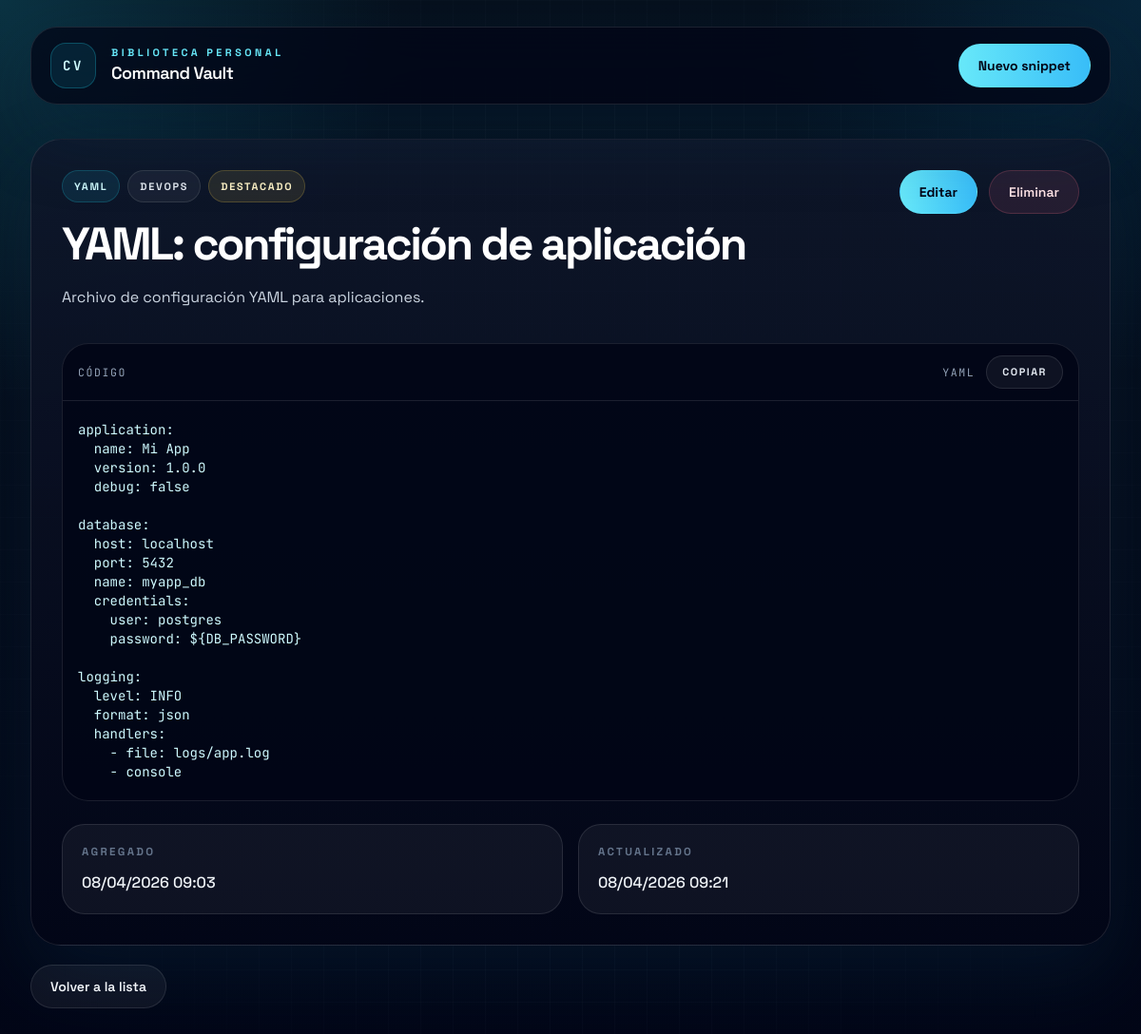
Page /snippet/109/ on the committed database.
### vault/models.py (models this page shows, shortened)
class Snippet(models.Model):
    LENGUAJES = [
        ('python', 'Python'),
        ('javascript', 'JavaScript'),
        ('html', 'HTML'),
        ('css', 'CSS'),
        ('bash', 'Bash'),
        ('sql', 'SQL'),
        ('django', 'Django'),
        ('git', 'Git'),
        ('docker', 'Docker'),
        ('regex', 'Regex'),
        ('json', 'JSON'),
        ('yaml', 'YAML'),
    ]
    CATEGORIAS = [
        ('backend', 'Backend'),
        ('frontend', 'Frontend'),
        ('database', 'Base de datos'),
        ('devops', 'DevOps'),
        ('utils', 'Utilidades'),
    ]
    titulo = models.CharField(max_length=120)
    lenguaje = models.CharField(max_length=20, choices=LENGUAJES)
    categoria = models.CharField(max_length=20, choices=CATEGORIAS)
    descripcion = models.TextField()
    codigo = models.TextField()
    destacado = models.BooleanField(default=False)
    creado_en = models.DateTimeField(auto_now_add=True)
    actualizado_en = models.DateTimeField(auto_now=True)
    class Meta:
        ordering = ['-creado_en']
        verbose_name = 'Snippet'
        verbose_name_plural = 'Snippets'

### vault/views.py (the view)
# urls.py: path('snippet/<int:pk>/', views.snippet_detail, name='snippet_detail'),
def snippet_detail(request, pk):
    snippet = get_object_or_404(Snippet, pk=pk)
    return render(request, 'vault/snippet_detail.html', {'snippet': snippet})

### vault/templates/vault/snippet_detail.html (shortened to what this page needs)
{% extends 'vault/base.html' %}
{% block content %}
<section class="space-y-5">
    <article class="rounded-[32px] border border-white/10 bg-[linear-gradient(180deg,rgba(15,23,42,0.9),rgba(2,6,23,0.96))] p-6 shadow-glow sm:p-8">
        <div class="flex flex-col gap-6 lg:flex-row lg:items-start lg:justify-between">
            <div class="max-w-3xl">
                <div class="flex flex-wrap gap-2">
                    <span class="rounded-full border border-cyan-400/20 bg-cyan-400/10 px-3 py-2 text-[0.68rem] font-bold uppercase tracking-[0.16em] text-cyan-100">{{ snippet.get_lenguaje_display }}</span>
                    <span class="rounded-full border border-white/10 bg-white/5 px-3 py-2 text-[0.68rem] font-bold uppercase tracking-[0.16em] text-slate-200">{{ snippet.get_categoria_display }}</span>
                    {% if snippet.destacado %}
                        <span class="rounded-full border border-amber-300/20 bg-amber-300/10 px-3 py-2 text-[0.68rem] font-bold uppercase tracking-[0.16em] text-amber-100">Destacado</span>
                    {% endif %}
                </div>
                <div class="mt-5">
                    <h1 class="text-4xl font-bold tracking-[-0.05em] text-white sm:text-5xl">{{ snippet.titulo }}</h1>
                    <p class="mt-4 text-base leading-8 text-slate-300">{{ snippet.descripcion }}</p>
                </div>
            </div>
            <div class="flex flex-wrap gap-3">
                <a href="{% url 'snippet_update' snippet.pk %}" class="inline-flex items-center justify-center rounded-full border border-cyan-300/20 bg-gradient-to-r from-cyan-300 to-sky-400 px-5 py-3 text-sm font-bold text-slate-950 transition hover:-translate-y-0.5">Editar</a>
                <a href="{% url 'snippet_delete' snippet.pk %}" class="inline-flex items-center justify-center rounded-full border border-rose-400/20 bg-rose-400/10 px-5 py-3 text-sm font-semibold text-rose-100 transition hover:-translate-y-0.5 hover:bg-rose-400/15">Eliminar</a>
            </div>
        </div>
        <div class="mt-8 overflow-hidden rounded-[28px] border border-white/10 bg-slate-950/90">
            <div class="flex items-center justify-between gap-4 border-b border-white/10 px-4 py-3 font-mono text-[0.72rem] uppercase tracking-[0.14em] text-slate-400">
                <span>Código</span>
                <div class="flex items-center gap-3">
                    <span>{{ snippet.get_lenguaje_display }}</span>
                    <button
                        type="button"
                        class="inline-flex min-w-22 items-center justify-center rounded-full border border-white/10 bg-white/5 px-4 py-2 font-sans text-[0.68rem] font-bold uppercase tracking-[0.14em] text-slate-200 transition hover:-translate-y-0.5 hover:border-cyan-300/30 hover:bg-cyan-300/10"
                        data-copy-button
                        data-copy-source="#snippet-code-{{ snippet.pk }}"
                        aria-label="Copiar código de {{ snippet.titulo }}"
                    >
                        <span data-copy-label>Copiar</span>
                    </button>
                </div>
            </div>
            <pre id="snippet-code-{{ snippet.pk }}" class="overflow-auto px-4 py-5 font-mono text-xs leading-7 text-cyan-100 sm:text-sm"><code>{{ snippet.codigo }}</code></pre>
        </div>
        <div class="mt-6 grid gap-4 md:grid-cols-2">
            <div class="rounded-3xl border border-white/10 bg-white/5 p-5">
                <p class="text-[0.72rem] font-bold uppercase tracking-[0.2em] text-slate-500">Agregado</p>
                <p class="mt-3 text-base font-medium text-slate-100">{{ snippet.creado_en|date:"d/m/Y H:i" }}</p>
            </div>
            <div class="rounded-3xl border border-white/10 bg-white/5 p-5">
                <p class="text-[0.72rem] font-bold uppercase tracking-[0.2em] text-slate-500">Actualizado</p>
                <p class="mt-3 text-base font-medium text-slate-100">{{ snippet.actualizado_en|date:"d/m/Y H:i" }}</p>
            </div>
        </div>
    </article>
    <a href="{% url 'snippet_list' %}" class="inline-flex items-center justify-center rounded-full border border-white/10 bg-white/5 px-5 py-3 text-sm font-semibold text-slate-100 transition hover:border-cyan-300/30 hover:bg-cyan-300/10">Volver a la lista</a>
</section>
{% endblock %}

### rows in the picture
Snippet: lenguaje "YAML", categoria "DEVOPS", titulo "YAML: configuración de aplicación", descripcion "Archivo de configuración YAML para aplicaciones.", codigo "application: name: Mi App version: 1.0.0 debug: false database: host: localhost port: 5432 name: myapp_db credentials: user: postgres password: ${DB_PASSWORD} logging: level: INFO format: json handlers: - file: logs/app.log - console", creado_en "08/04/2026 09:03", actualizado_en "08/04/2026 09:21"
